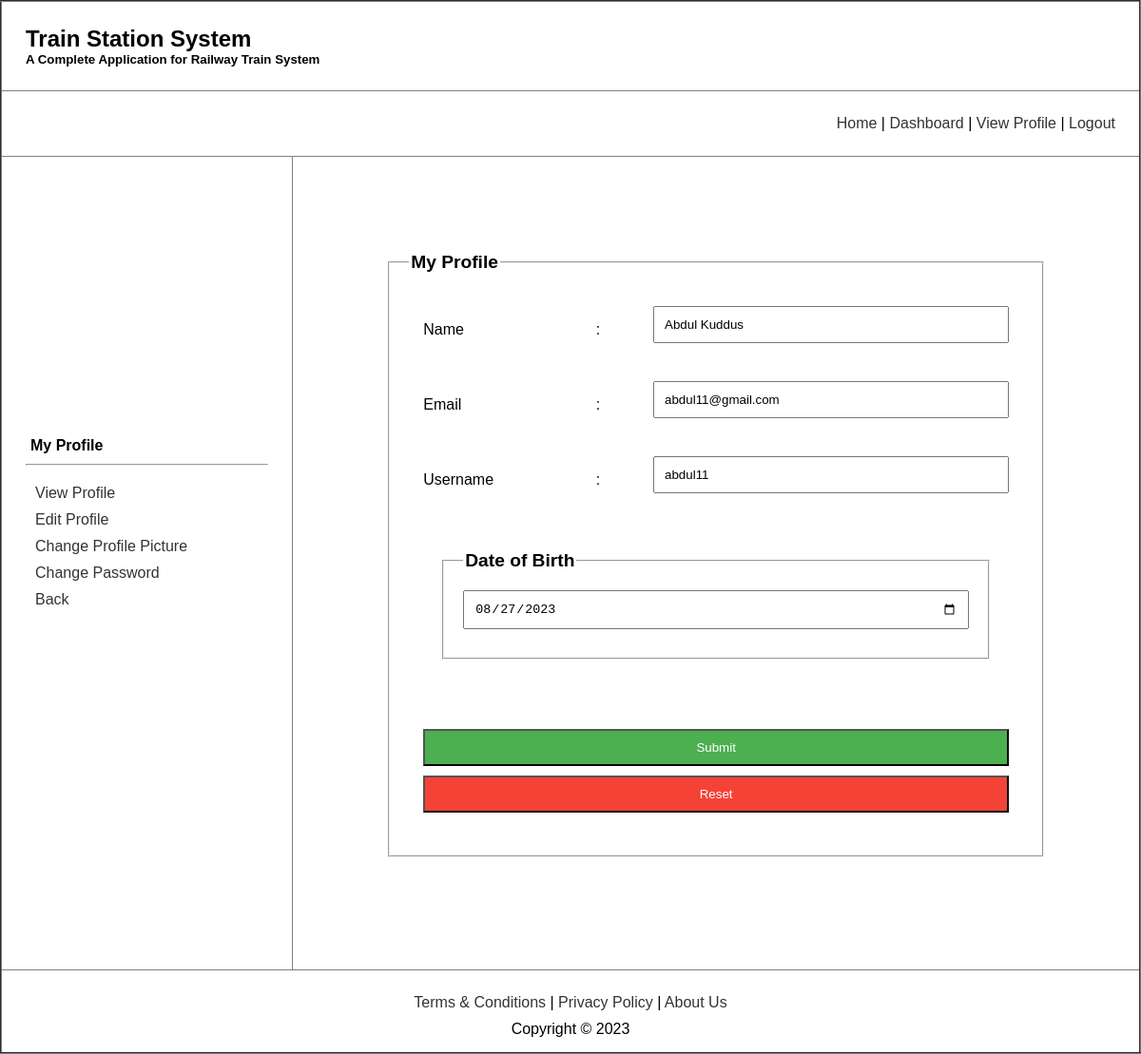
The page /view/editMyProfile.php (signed in) on the database its author committed.
### tables this page shows
CREATE TABLE `registration` (
  `id` int(11) NOT NULL,
  `name` varchar(255) NOT NULL,
  `email` varchar(255) NOT NULL,
  `username` varchar(255) NOT NULL,
  `password` varchar(255) NOT NULL,
  `userType` text NOT NULL,
  `gender` text NOT NULL,
  `dob` date NOT NULL,
  `profile_image` varchar(255) NOT NULL
);

### view/editMyProfile.php (the view, shortened to what this page needs)
<?php
$username = $_SESSION['username'];
if ($_SERVER['REQUEST_METHOD'] == 'GET') {
    $con = getConnection();
    $sql = "SELECT * FROM registration WHERE username = '$username'";
    $result = mysqli_query($con, $sql);
    $row = mysqli_fetch_assoc($result);
}
?>
<!DOCTYPE html>
<html lang="en">
<head>
</head>
<body>
    <table border="2" align="center" width="1080px">
        <tr>
            <td colspan="2" align="left">
                <nav>
                    <h1>Train Station System</h1>
                    <h5>A Complete Application for Railway Train System</h5>
                </nav>
            </td>
        </tr>
        <tr>
            <td colspan="2" align="right">
                <nav>
                    <a href="adminHome.php">Home</a> |
                    <a href="adminDash.php">Dashboard</a> |
                    <a href="viewProfile.php">View Profile</a> |
                    <a href="../controller/logout.php">Logout</a>
                </nav>
            </td>
        </tr>
        <tr>
            <td style="padding-bottom: 100px">
                <h4 style="margin-top: 15px; margin-left: 15px; margin-bottom: 10px">
                    My Profile
                </h4>
                <hr style="margin: 0 10px" />
                <ul style="margin-left: 20px; margin-top: 20px">
                    <li><a href="myProfile.php">View Profile</a></li>
                    <li><a href="editMyProfile.php">Edit Profile</a></li>
                    <li><a href="changeProPic.php">Change Profile Picture</a></li>
                    <li><a href="changePass.php">Change Password</a></li>
                    <li><a href="viewProfile.php">Back</a></li>
                </ul>
            </td>
            <td style="padding: 80px">
                <fieldset>
                    <legend>My Profile</legend>
                    <form name="editProfileForm" action="editMyProfile.php" method="post" onsubmit="return validateForm()">
                        <table>
                            <tr>
                                <td>Name</td>
                                <td>:</td>
                                <td><input type="text" name="name" value="<?php echo $row['name']; ?>" /></td>
                            </tr>
                            <tr>
                                <td>Email</td>
                                <td>:</td>
                                <td><input type="email" name="email" value="<?php echo $row['email']; ?>" /></td>
                            </tr>
                            <tr>
                                <td>Username</td>
                                <td>:</td>
                                <td><input type="text" name="username" value="<?php echo $row['username']; ?>" /></td>
                            </tr>
                            <tr>
                                <td colspan="3">
                                    <fieldset>
                                        <legend>Date of Birth</legend>
                                        <input type="date" name="dob" value="<?php echo $row['dob']; ?>" />
                                    </fieldset>
                                </td>
                            </tr>
                            <tr>
                                <td colspan="3">
                                <div id="error-message" class="error-message"></div><br>
                                    <input type="submit" name="btn" value="Submit" />
                                    <input type="reset" name="rst" value="Reset" />
                                </td>
                            </tr>
                        </table>
                    </form>
                </fieldset><br>
            </td>
        </tr>
        <tr align="center">
            <td colspan="2">
                <nav>
                    <a href="t&c.html">Terms & Conditions</a> |
                    <a href="privacyPolicy.html">Privacy Policy</a> |
                    <a href="aboutUs.html">About Us</a>
                </nav>
                <footer>Copyright &copy; 2023</footer>
            </td>
        </tr>
    </table>
</body>
</html>

### view/editMyProfile.php (style rules this page uses)
body { font-family: Arial, sans-serif; margin: 0; padding: 0; }
table { width: 100%; border-collapse: collapse; }
nav { padding: 10px; }
h1, h5 { margin: 0; }
h4 { margin-top: 15px; margin-left: 15px; margin-bottom: 10px; }
hr { margin: 0 10px; }
ul { list-style-type: none; padding: 0; margin-left: 20px; margin-top: 20px; }
li { margin-bottom: 10px; }
a { text-decoration: none; color: #333; transition: color 0.3s ease; }
td { padding: 15px; }
fieldset { margin: 20px; padding: 20px; }
legend { font-size: 1.2em; font-weight: bold; }
input[type="text"], input[type="email"], input[type="date"], input[type="submit"], input[type="reset"] { padding: 10px; margin-bottom: 10px; display: block; width: 100%; box-sizing: border-box; }
input[type="submit"] { background-color: #4CAF50; color: white; cursor: pointer; transition: background-color 0.3s ease; }
input[type="reset"] { padding: 10px; margin-bottom: 10px; display: block; width: 100%; box-sizing: border-box; background-color: #f44336; color: white; cursor: pointer; transition: background-color 0.3s ease; }

### rows shown on the page
registration: name "Abdul Kuddus", email "abdul11@gmail.com", username "abdul11", dob "08/27/2023"
